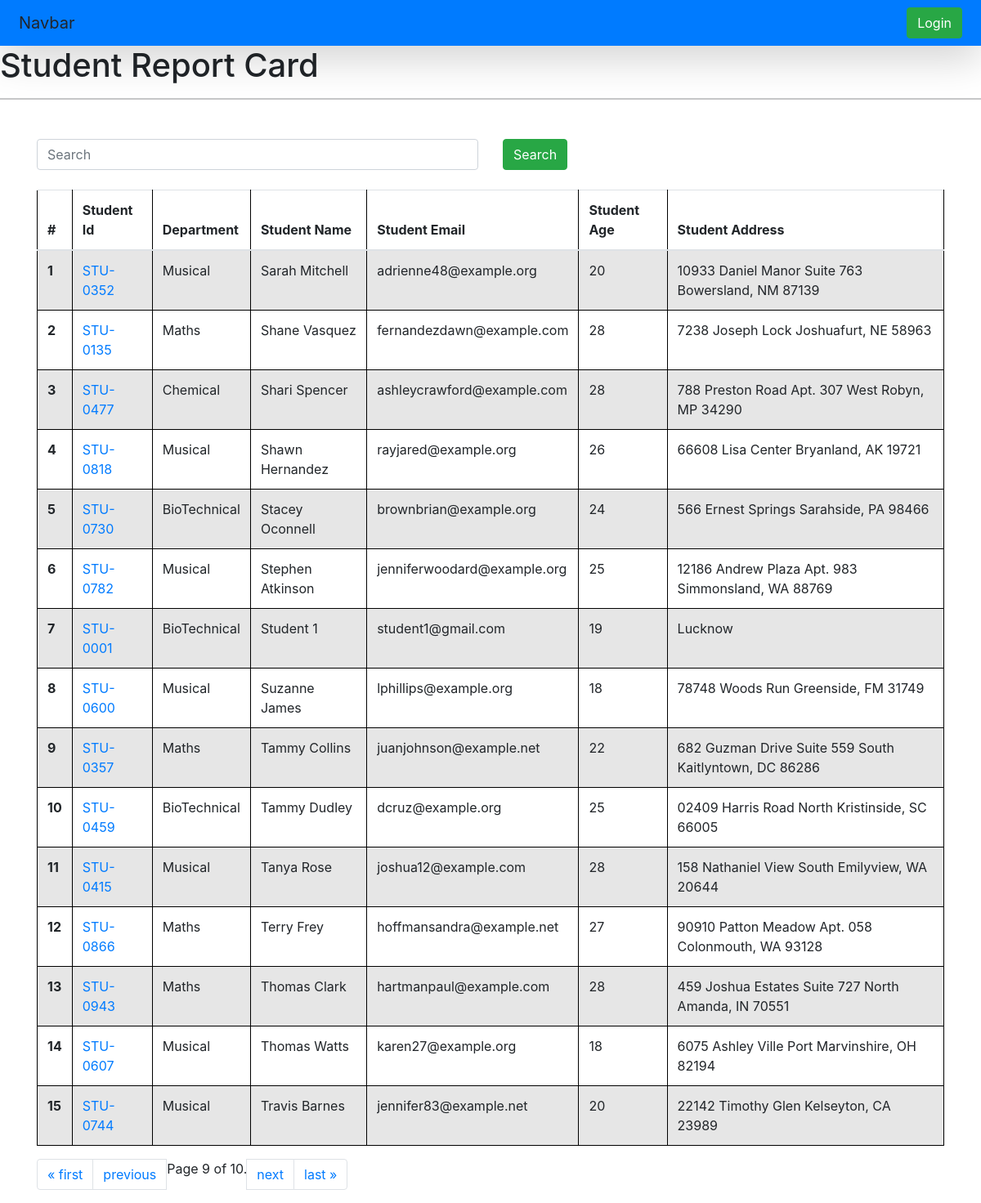
Page /student/?page=9 on the committed database.
### vege/models.py (models this page shows, shortened)
class Student(models.Model):
    student_id = models.OneToOneField(
        StudentID, related_name="studentid", on_delete=models.CASCADE
    )
    department = models.ForeignKey(
        Department, related_name="student_dept", on_delete=models.CASCADE
    )
    student_name = models.CharField(max_length=100)
    student_email = models.EmailField(unique=True)
    student_age = models.IntegerField(default=18)
    student_address = models.TextField()
    class Meta:
        ordering = ["student_name"]
        verbose_name = "student"

class StudentID(models.Model):
    student_id = models.CharField(max_length=100)
    def __str__(self) -> str:
        return self.student_id

class Department(models.Model):
    department = models.CharField(max_length=100)
    def __str__(self) -> str:
        return self.department
    class Meta:
        ordering = ["department"]

### vege/views.py (the view, shortened to what this page needs)
# urls.py: path("student/", get_student, name="get_student"),
def get_student(request):
    queryset = Student.objects.all()
    paginator = Paginator(queryset, 15)  # Show 25 contacts per page.
    page_number = request.GET.get("page", 1)
    page_obj = paginator.get_page(page_number)
    return render(request, "reports/students.html", {"queryset": page_obj})

### vege/templates/reports/students.html (shortened to what this page needs)
{%extends "base.html"%}
{%block start%}
<h1>Student Report Card</h1>
<link rel="stylesheet" href="https://cdn.jsdelivr.net/npm/bootstrap@4.3.1/dist/css/bootstrap.min.css"
>
<hr>
<div class="container mt-5">
    <form class="mb-4">
        <div class="row">
            <div class="col-md-6">
                <input class="form-control" placeholder="Search" name="search">
            </div>
            <div class="col-md-6">
                <button class="btn btn-success">Search</button>
            </div>
        </div>
    </form>
    <table class="table table-striped">
        <thead>
            <tr>
                <th scope="col">#</th>
                <th scope="col">Student Id</th>
                <th scope="col">Department</th>
                <th scope="col">Student Name</th>
                <th scope="col">Student Email</th>
                <th scope="col">Student Age</th>
                <th scope="col">Student Address</th>
            </tr>
        </thead>
        <tbody>
            {% for student in queryset %}
            <tr>
                <th scope="row">{{forloop.counter}}</th>
                <td><a href="{% url 'see_marks' student.student_id %}">{{student.student_id}}</a></td>
                <td>{{student.department}}</td>
                <td>{{student.student_name}}</td>
                <td>{{student.student_email}}</td>
                <td>{{student.student_age}}</td>
                <td>{{student.student_address}}</td>
            </tr>
            {% endfor %}
        </tbody>
    </table>
    <nav aria-label="Page navigation example">
        <ul class="pagination">
            {% if queryset.has_previous %}
            <li class="page-item"><a class="page-link" href="?page=1">&laquo; first</a></li>
            <li class="page-item"><a class="page-link" href="?page={{ queryset.previous_page_number }}">previous</a>
            </li>
            {% endif %}
            <span class="current">
                Page {{ queryset.number }} of {{ queryset.paginator.num_pages }}.
            </span>
            {% if queryset.has_next %}
            <li class="page-item"><a class="page-link" href="?page={{ queryset.next_page_number }}">next</a></li>
            <li class="page-item"><a class="page-link" href="?page={{ queryset.paginator.num_pages }}">last
                    &raquo;</a></li>
            {% endif %}
        </ul>
    </nav>
</div>
{%endblock%}

### home/Templates/base.html (style rules this page uses)
table { width: 100%; border-collapse: collapse; }
table, th, td { border: 1px solid black; }
th, td { padding: 10px; text-align: left; }

### rows in the picture
Student: student_id "STU-0352", department "Musical", student_name "Sarah Mitchell", student_email "adrienne48@example.org", student_age "20", student_address "10933 Daniel Manor Suite 763 Bowersland, NM 87139"
Student: student_id "STU-0135", department "Maths", student_name "Shane Vasquez", student_email "fernandezdawn@example.com", student_age "28", student_address "7238 Joseph Lock Joshuafurt, NE 58963"
Student: student_id "STU-0477", department "Chemical", student_name "Shari Spencer", student_email "ashleycrawford@example.com", student_age "28", student_address "788 Preston Road Apt. 307 West Robyn, MP 34290"
Student: student_id "STU-0818", department "Musical", student_name "Shawn Hernandez", student_email "rayjared@example.org", student_age "26", student_address "66608 Lisa Center Bryanland, AK 19721"
Student: student_id "STU-0730", department "BioTechnical", student_name "Stacey Oconnell", student_email "brownbrian@example.org", student_age "24", student_address "566 Ernest Springs Sarahside, PA 98466"
Student: student_id "STU-0782", department "Musical", student_name "Stephen Atkinson", student_email "jenniferwoodard@example.org", student_age "25", student_address "12186 Andrew Plaza Apt. 983 Simmonsland, WA 88769"
Student: student_id "STU-0001", department "BioTechnical", student_name "Student 1", student_email "student1@gmail.com", student_age "19", student_address "Lucknow"
Student: student_id "STU-0600", department "Musical", student_name "Suzanne James", student_email "lphillips@example.org", student_age "18", student_address "78748 Woods Run Greenside, FM 31749"
Student: student_id "STU-0357", department "Maths", student_name "Tammy Collins", student_email "juanjohnson@example.net", student_age "22", student_address "682 Guzman Drive Suite 559 South Kaitlyntown, DC 86286"
Student: student_id "STU-0459", department "BioTechnical", student_name "Tammy Dudley", student_email "dcruz@example.org", student_age "25", student_address "02409 Harris Road North Kristinside, SC 66005"
Student: student_id "STU-0415", department "Musical", student_name "Tanya Rose", student_email "joshua12@example.com", student_age "28", student_address "158 Nathaniel View South Emilyview, WA 20644"
Student: student_id "STU-0866", department "Maths", student_name "Terry Frey", student_email "hoffmansandra@example.net", student_age "27", student_address "90910 Patton Meadow Apt. 058 Colonmouth, WA 93128"
Student: student_id "STU-0943", department "Maths", student_name "Thomas Clark", student_email "hartmanpaul@example.com", student_age "28", student_address "459 Joshua Estates Suite 727 North Amanda, IN 70551"
Student: student_id "STU-0607", department "Musical", student_name "Thomas Watts", student_email "karen27@example.org", student_age "18", student_address "6075 Ashley Ville Port Marvinshire, OH 82194"
Student: student_id "STU-0744", department "Musical", student_name "Travis Barnes", student_email "jennifer83@example.net", student_age "20", student_address "22142 Timothy Glen Kelseyton, CA 23989"

### other values in the picture
{{ queryset.number }} "9"
{{ queryset.paginator.num_pages }} "10"
